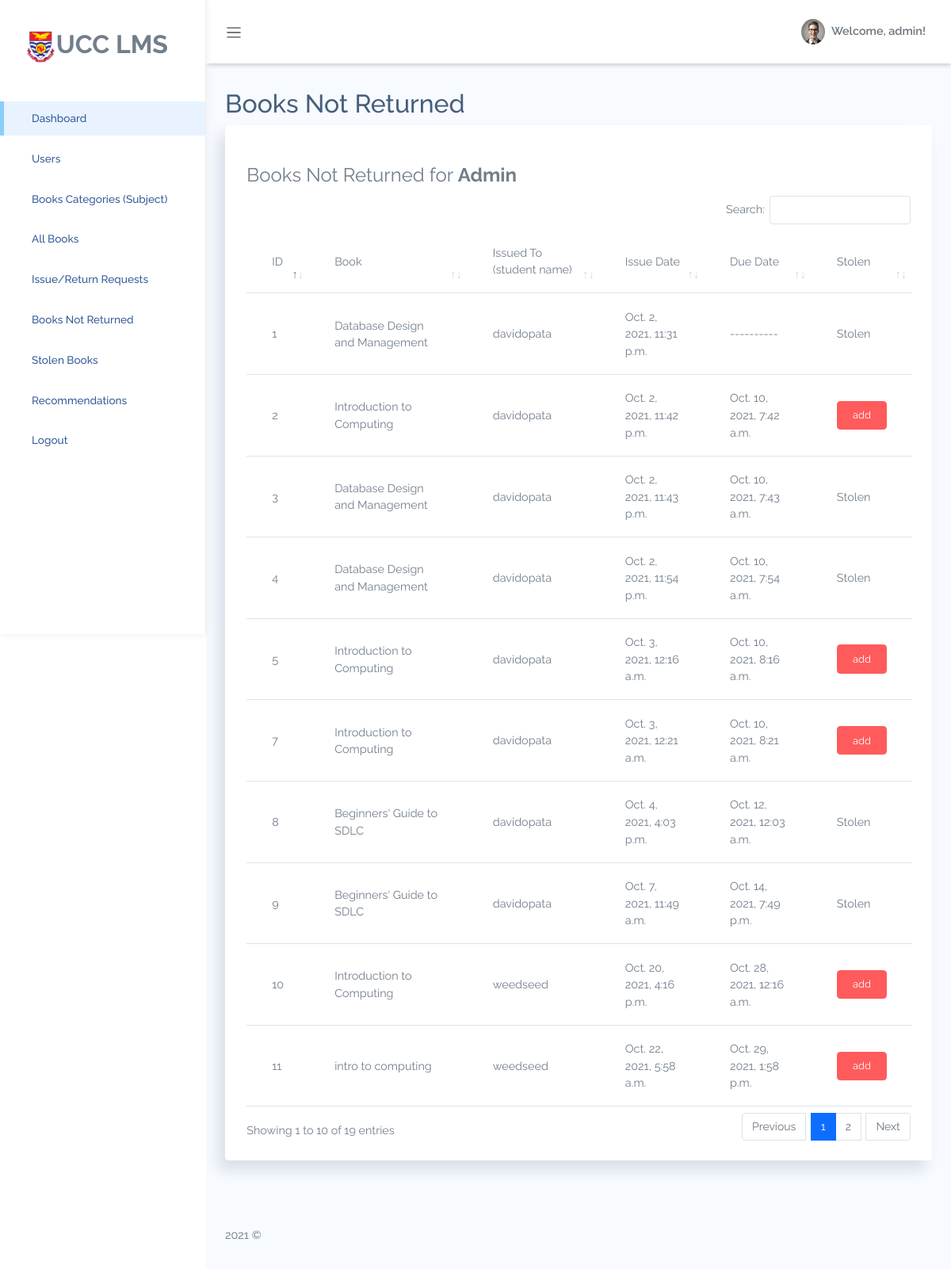
The page /books-not-returned/ (signed in) on the database its author committed.
### ucclms/models.py (models this page shows, shortened)
class BookRecord(models.Model):
    book = ForeignKey(Book, on_delete=models.CASCADE)
    user = models.ForeignKey(User, blank=False, null=False, on_delete=models.CASCADE)
    date_of_issue = models.DateTimeField(auto_now_add=True)
    due_date = models.DateTimeField(blank=True, null=True)
    date_of_return = models.DateTimeField(null=True, blank=True)
    dues = models.IntegerField(null=True, blank=True, default=0 )
    renewals_left = models.IntegerField(null=True, blank=True, default=0 )

class Book(models.Model):
    title = models.CharField(max_length = 255, blank=False, null=False)
    publisher = models.CharField(max_length = 255, blank=True, null=True)
    availability = models.IntegerField(default=0, blank=True, null=True)
    year = models.CharField(max_length = 4, blank=True, null=True)
    author = models.CharField(max_length = 255, blank=True, null=True)
    location = models.CharField(max_length = 255, blank=True, null=True)
    subject = models.ForeignKey(Subject, on_delete=models.SET_NULL, null=True, blank=True, related_name='booksubject')
    is_stolen = models.BooleanField(default=False)
    no_stolen = models.IntegerField(null=True, blank=True, default=0)
    def __str__(self):
        return self.title

### ucclms/decorators.py (the view)
        def wrapper_func(request, *args, **kwargs):
            group = None
            if request.user.groups.exists():
                group = request.user.groups.all()[0].name
            if group in allowed_roles:
                return view_func(request, *args, **kwargs)
            else:
                return HttpResponse('Not authorised to access this page Try <ul><li><a href="/">Home</a></li><li><a href="/login">Login</a></li><li><a href="/admin-dashboard">Admin dashboard</a></li><li><a href="/student-dashboard">Student/Faculty dashboard</a></li></ul>')

### ucclms/views.py (called while the page is built)
@allowed_users(allowed_roles=['admin'])
def booksNotreturned(request):
    book_records = BookRecord.objects.filter(date_of_return=None)
    context = {'dash_title':'Books Not Returned','book_records': book_records}
    return render(request, 'ucclms/student-booksnot.html', context)

### ucclms/templates/ucclms/student-booksnot.html
{% extends 'base.html' %}
{% block content %}
<section class="section">
    <div class="card">
        <div class="card-header">
        </div>
        <div class="card-body">
            <table class='table' id="datatable-buttons">
                <legend>Books Not Returned for <strong style="text-transform: capitalize;">{{user}}</strong></legend>
                <thead>
                    <tr>
                        <td>ID</td>
                        <td>Book</td>
                        <td>Issued To (student name)</td>
                        <td>Issue Date</td>
                        <td>Due Date</td>
                        <td>Stolen</td>
                    </tr>
                </thead>
                <tbody>
                    {% for i in book_records %}
                    <tr>
                        <td>{{i.id}}</td>
                        <td>{{i.book}}</td>
                        <td>{{i.user}}</td>
                        <td>{% if i.date_of_issue != None %}
                            {{i.date_of_issue}}
                            {%else%}
                            ----------
                            {%endif%}
                        </td>
                        <td>{% if i.due_date != None %}
                            {{i.due_date}}
                            {%else%}
                            ----------
                            {%endif%}
                        </td>
                        <td>
                            {% if i.book.is_stolen  %}
                            Stolen
                            {% else %}
                            <a href="{% url 'add-stolen-book' i.id %}" class="btn btn-danger btn-sm">add</a>
                            {%endif%}
                        </td>
                    </tr>
                    {% endfor %}
                </tbody>
            </table>
        </div>
    </div>
</section>
{% endblock %}

### templates/base.html (shortened to what this page needs)
<!DOCTYPE html>
{% load static %}
<html lang="en">
<head>
    <link rel="stylesheet" type="text/css" href="{% static 'css/all.min.css' %}">
    <link rel="stylesheet" type="text/css" href="{% static 'css/sign-up.css' %}">
    <link rel="stylesheet" type="text/css" href="{% static 'css/main.css' %}">
    <link rel="stylesheet" type="text/css" href="{% static '/css/dashstyle.css' %}">
    <link href="{% static 'libs/datatables/dataTables.bootstrap4.min.css' %}" rel="stylesheet" type="text/css" />
    <link href="{% static 'libs/datatables/responsive.bootstrap4.min.css' %}" rel="stylesheet" type="text/css" />
    <link href="{% static 'libs/datatables/buttons.bootstrap4.min.css' %}" rel="stylesheet" type="text/css" />
    <link href="{% static 'libs/datatables/select.bootstrap4.min.css' %}" rel="stylesheet" type="text/css" />
    <link rel="stylesheet" href="{% static 'css/bootstrap.css' %}">
    <link rel="stylesheet" href="{% static 'vendors/chartjs/Chart.min.css' %}">
    <link rel="stylesheet" href="{% static 'vendors/perfect-scrollbar/perfect-scrollbar.css' %}">
    <link rel="stylesheet" href="{% static 'css/app.css' %}">
</head>
<body>
    <div id="app">
        <div id="sidebar" class='active'>
            <div class="sidebar-wrapper active">
                <div class="sidebar-header">
                    <img src="{% static '/img/ucc_web_logo.png' %}" alt="" srcset="" height='30px'>UCC LMS
                </div>
                <div class="sidebar-menu">
                    <ul class="menu">
                        <li class="sidebar-item active ">
                            <a href="{% url 'admin-dashboard' %}" class='sidebar-link'>
                                <span>Dashboard</span>
                            </a>
                        </li>
                        <li class="sidebar-item">
                            <a href="{% url 'view-users' %}" class='sidebar-link'>
                                <span>Users</span>
                            </a>
                        </li>
                        <li class="sidebar-item">
                            <a href="{% url 'view-subjects' %}" class='sidebar-link'>
                                <span>Books Categories (Subject)</span>
                            </a>
                        </li>
                        <li class="sidebar-item">
                            <a href="{% url 'view-books' %}" class='sidebar-link'>
                                <span>All Books</span>
                            </a>
                        </li>
                        <li class="sidebar-item">
                            <a href="{% url 'book-records' %}" class='sidebar-link'>
                                <span>Issue/Return Requests</span>
                            </a>
                        </li>
                        <li class="sidebar-item">
                            <a href="{% url 'books-not-returned' %}" class='sidebar-link'>
                                <span>Books Not Returned</span>
                            </a>
                        </li>
                        <li class="sidebar-item">
                            <a href="{% url 'stolen-books' %}" class='sidebar-link'>
                                <span>Stolen Books</span>
                            </a>
                        </li>
                        <li class="sidebar-item">
                            <a href="{% url 'recommendations' %}" class='sidebar-link'>
                                <span>Recommendations</span>
                            </a>
                        </li>
                        <li class="sidebar-item">
                            <a href="{% url 'logout' %}" class='sidebar-link'>
                                <span>Logout</span>
                            </a>
                        </li>
                    </ul>
                </div>
            </div>
        </div>
        <div id="main">
            <nav class="navbar navbar-header navbar-expand navbar-light">
                <a class="sidebar-toggler" href="#"><span class="navbar-toggler-icon"></span></a>
                <div class="collapse navbar-collapse" id="navbarSupportedContent">
                    <ul class="navbar-nav d-flex align-items-center navbar-light ml-auto">
                        <li class="dropdown">
                            <a href="#" data-toggle="dropdown"
                                class="nav-link dropdown-toggle nav-link-lg nav-link-user">
                                <div class="avatar mr-1">
                                    <img src="{% static 'img/avatar/avatar-s-1.png' %}" alt="" srcset="">
                                </div>
                                <div class="d-none d-md-block d-lg-inline-block">Welcome, {{request.user}}!</div>
                            </a>
                        </li>
                    </ul>
                </div>
            </nav>
            <div class="main-content container">
                <div class="page-title">
                    <h3>{{ dash_title }}</h3>
                </div>
                {% block content %}
                {% endblock %}
            </div>
            <footer>
                <div class="footer clearfix mb-0 text-muted">
                    <div class="float-left">
                        <p>2021 &copy;</p>
                    </div>
                </div>
            </footer>
        </div>
    </div>
</body>
</html>

### staticfiles/css/main.css (style rules this page uses)
* { margin: 0; padding: 0; box-sizing: border-box; }
body { background-color: rgb(241, 241, 241); }
ul { list-style: none; }
a { text-decoration: none; }
nav.navbar { height: 10vh; }
nav.navbar a { color: #fff; }

### staticfiles/css/app.css (style rules this page uses)
* { font-family: "Raleway"; }
#app { position: relative; }
#main { margin-left: 260px; background-color: #F7FAFF; min-height: 100vh; transition: margin-left 0.6s ease-out; }
#main .main-content { padding: 2rem 1.5rem; }
#main .main-content .page-title h3 { font-size: 2rem; }
a { text-decoration: none; outline: 0; }
footer { padding: 1rem 1.5rem; }
.avatar { display: inline-flex; border-radius: 50%; text-align: center; vertical-align: middle; position: relative; }
.avatar img { width: 32px; height: 32px; border-radius: 50%; }
.btn.btn-danger { color: #fff; }
.dropdown-toggle:after { color: #fff; }
#sidebar.active .sidebar-wrapper { left: 0; }
.sidebar-wrapper { width: 260px; height: 100vh; position: fixed; top: 0; z-index: 10; background-color: #fff; bottom: 0; border-right: 1px solid #eee; box-shadow: 0 0 10px #ececec; left: -260px; transition: left 0.6s ease-out; }
.sidebar-wrapper .sidebar-header { padding: 2rem 2rem 1rem; font-size: 2rem; font-weight: bold; }
.sidebar-wrapper .sidebar-header img { height: 2.5rem; }
.sidebar-wrapper .menu { padding-left: 0; margin-top: 2rem; }
.sidebar-wrapper .menu .sidebar-link { display: block; padding: 0.7rem 1.5rem; font-size: 0.85rem; display: flex; align-items: center; transition: all 0.5s; }
.sidebar-wrapper .menu .sidebar-link > span { color: #053382; font-weight: 500; margin-left: 1rem; opacity: 0.8; }
.sidebar-wrapper .menu .sidebar-item { list-style: none; margin-top: 0.5rem; position: relative; }
.sidebar-wrapper .menu .sidebar-item.active .sidebar-link { background-color: #e8f3ff; }
.sidebar-wrapper .menu .sidebar-item.active .sidebar-link:before { content: ""; position: absolute; left: 0; height: 100%; top: 0; bottom: 0; background-color: rgba(46, 170, 244, 0.5); width: 5px; }
.card { box-shadow: -8px 12px 18px 0 rgba(25, 42, 70, 0.13); margin-bottom: 2.2rem; }
.card .card-header { border: none; }
.card .card-header ~ .card-body { padding-top: 0; }
.card .card-body { padding: 1.4rem 1.7rem; }
.navbar { height: 70px; padding: 1.5rem; }
.navbar .nav-link-user img { width: 30px; }
.navbar.navbar-header li { display: flex; align-items: center; }
.navbar.navbar-header .dropdown > a { color: #6c757d; font-weight: 600; }
.navbar.navbar-header .dropdown > a:after { display: none; }
.table td, .dataTable-table td, .table thead th, .dataTable-table thead th { vertical-align: middle; }
nav.navbar { box-shadow: 0 2px 6px rgba(0,0,0,0.2); background-color: #fff; }

### rows shown on the page
BookRecord: id "1", book "Database Design and Management", user "davidopata", date_of_issue "Oct. 2, 2021, 11:31 p.m.", shows "Stolen"
BookRecord: id "2", book "Introduction to Computing", user "davidopata", date_of_issue "Oct. 2, 2021, 11:42 p.m.", due_date "Oct. 10, 2021, 7:42 a.m.", shows "add"
BookRecord: id "3", book "Database Design and Management", user "davidopata", date_of_issue "Oct. 2, 2021, 11:43 p.m.", due_date "Oct. 10, 2021, 7:43 a.m.", shows "Stolen"
BookRecord: id "4", book "Database Design and Management", user "davidopata", date_of_issue "Oct. 2, 2021, 11:54 p.m.", due_date "Oct. 10, 2021, 7:54 a.m.", shows "Stolen"
BookRecord: id "5", book "Introduction to Computing", user "davidopata", date_of_issue "Oct. 3, 2021, 12:16 a.m.", due_date "Oct. 10, 2021, 8:16 a.m.", shows "add"
BookRecord: id "7", book "Introduction to Computing", user "davidopata", date_of_issue "Oct. 3, 2021, 12:21 a.m.", due_date "Oct. 10, 2021, 8:21 a.m.", shows "add"
BookRecord: id "8", book "Beginners' Guide to SDLC", user "davidopata", date_of_issue "Oct. 4, 2021, 4:03 p.m.", due_date "Oct. 12, 2021, 12:03 a.m.", shows "Stolen"
BookRecord: id "9", book "Beginners' Guide to SDLC", user "davidopata", date_of_issue "Oct. 7, 2021, 11:49 a.m.", due_date "Oct. 14, 2021, 7:49 p.m.", shows "Stolen"
BookRecord: id "10", book "Introduction to Computing", user "weedseed", date_of_issue "Oct. 20, 2021, 4:16 p.m.", due_date "Oct. 28, 2021, 12:16 a.m.", shows "add"
BookRecord: id "11", book "intro to computing", user "weedseed", date_of_issue "Oct. 22, 2021, 5:58 a.m.", due_date "Oct. 29, 2021, 1:58 p.m.", shows "add"

### other values the page prints
{{ request.user }} "admin"
{{ dash_title }} "Books Not Returned"
{{ user }} "Admin"
